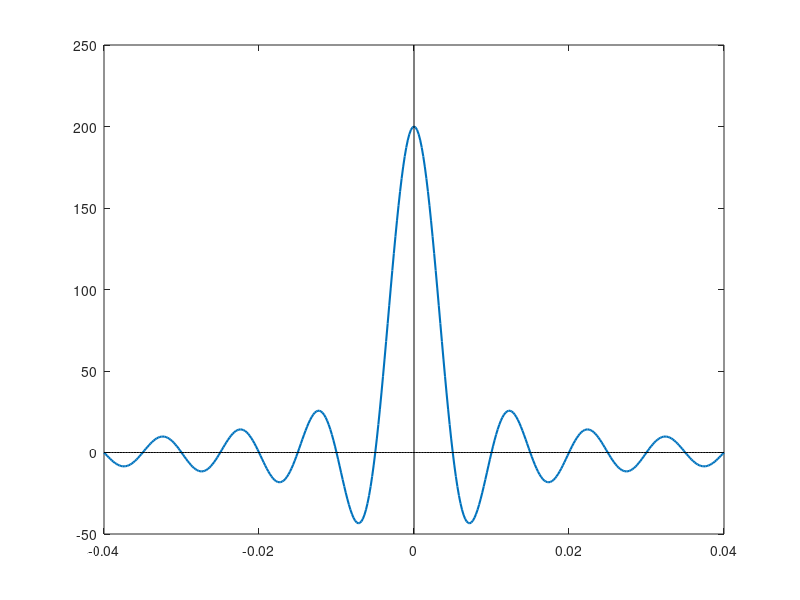

Write MATLAB code to recreate this figure. (Note: this script raises an error after producing the figure.)
function fig1_15

% FIGURE 1.15: Impulse response of an ideal lowpass filter

clc
clear
fprintf ('Figure 1.15: Impulse response of an ideal lowpass filter:\n\n')
p = 401;
B = 100;
tmax = .04;

% Compute and plot impulse pulse respones

figure
t = linspace(-tmax,tmax,p);
for i = 1 : p
   if t(i) ~= 0
      h(i) = 2*B*sin(2*pi*B*t(i))/(2*pi*B*t(i));
   else
      h(i) = 2*B;
   end
end
r = plot(t,h,t,zeros(1,p),'k',[0 0],[-50 250],'k');
set (r(1),'LineWidth',1.5)
axis ([t(1) t(p) -50 250])
f_labels ('Impulse response','{\itt} (sec)','{\ith_a(t)}')
f_wait
